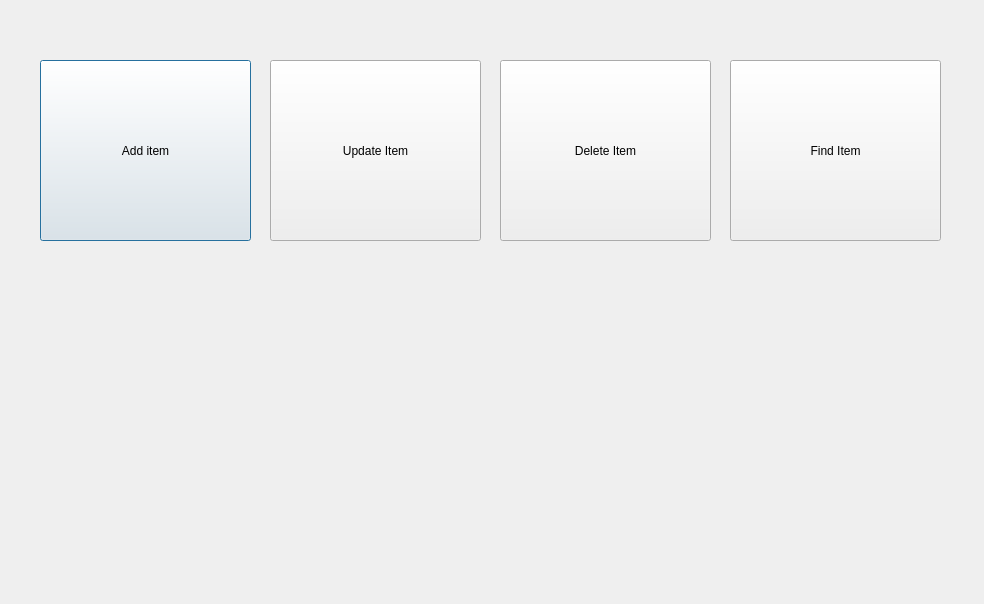
<?xml version="1.0" encoding="UTF-8"?>
<ui version="4.0">
 <class>Dashboard</class>
 <widget class="QDialog" name="Dashboard">
  <property name="geometry">
   <rect>
    <x>0</x>
    <y>0</y>
    <width>984</width>
    <height>604</height>
   </rect>
  </property>
  <property name="windowTitle">
   <string>Dialog</string>
  </property>
  <widget class="QPushButton" name="pushButton">
   <property name="geometry">
    <rect>
     <x>40</x>
     <y>60</y>
     <width>211</width>
     <height>181</height>
    </rect>
   </property>
   <property name="text">
    <string>Add item</string>
   </property>
  </widget>
  <widget class="QPushButton" name="pushButton_2">
   <property name="geometry">
    <rect>
     <x>270</x>
     <y>60</y>
     <width>211</width>
     <height>181</height>
    </rect>
   </property>
   <property name="text">
    <string>Update Item</string>
   </property>
  </widget>
  <widget class="QPushButton" name="pushButton_3">
   <property name="geometry">
    <rect>
     <x>500</x>
     <y>60</y>
     <width>211</width>
     <height>181</height>
    </rect>
   </property>
   <property name="text">
    <string>Delete Item</string>
   </property>
  </widget>
  <widget class="QPushButton" name="pushButton_4">
   <property name="geometry">
    <rect>
     <x>730</x>
     <y>60</y>
     <width>211</width>
     <height>181</height>
    </rect>
   </property>
   <property name="text">
    <string>Find Item</string>
   </property>
  </widget>
  <widget class="QLabel" name="label">
   <property name="geometry">
    <rect>
     <x>50</x>
     <y>260</y>
     <width>891</width>
     <height>301</height>
    </rect>
   </property>
   <property name="text">
    <string/>
   </property>
  </widget>
 </widget>
 <resources/>
 <connections/>
</ui>
